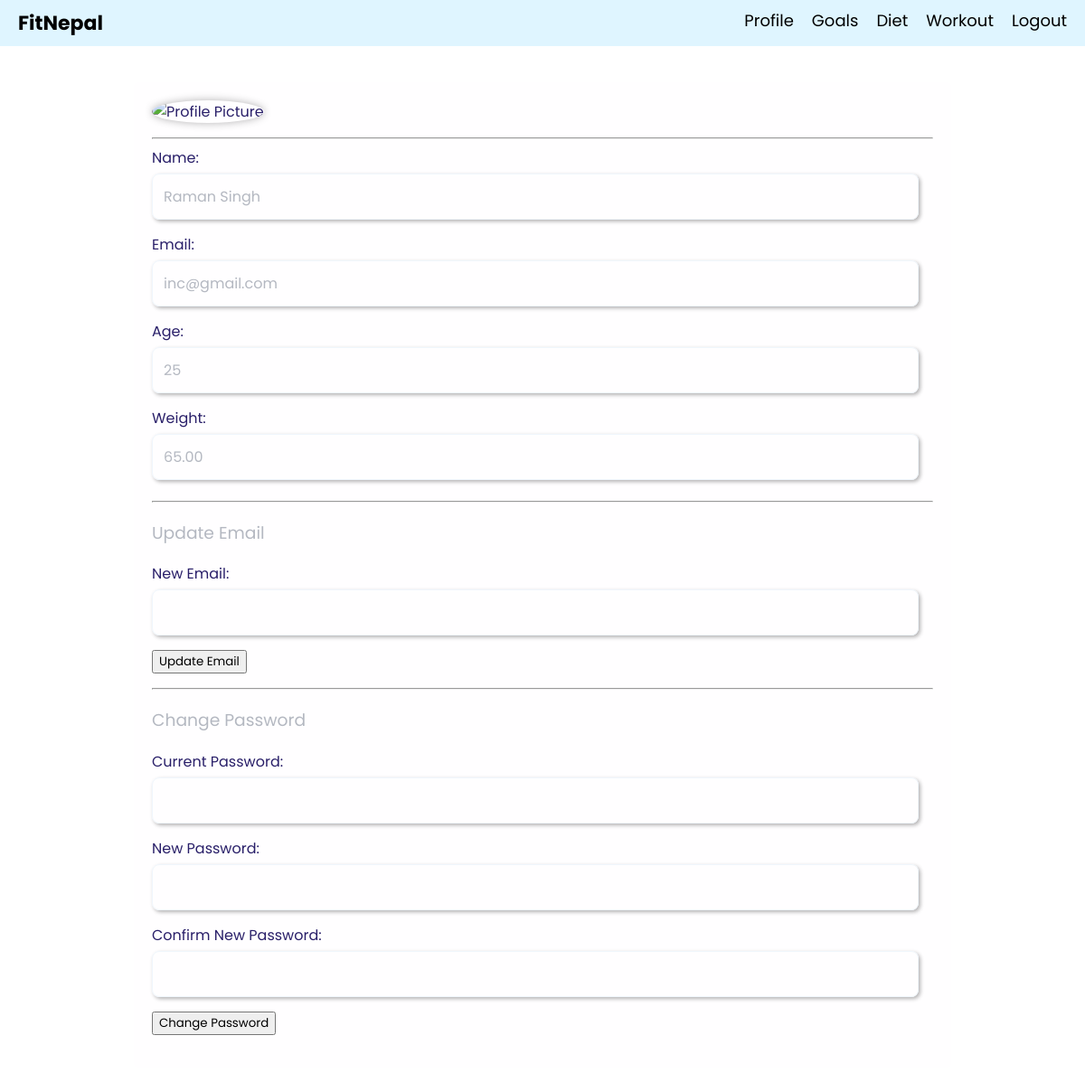
Screenshot of /profile.php (signed in) with the database file from the repository.
### tables this page shows
CREATE TABLE `users` (
  `id` int(11) NOT NULL,
  `user_id` int(11) NOT NULL,
  `name` varchar(100) NOT NULL,
  `email` varchar(100) NOT NULL,
  `password` varchar(255) NOT NULL,
  `age` int(11) NOT NULL,
  `weight` decimal(5,2) NOT NULL,
  `height` int(11) NOT NULL,
  `activity` enum('normal','intermediate','highly_active') NOT NULL,
  `profile_picture` varchar(255) DEFAULT NULL,
  `registration_time` timestamp NOT NULL DEFAULT current_timestamp(),
  `status` varchar(10) DEFAULT 'inactive',
  `role` varchar(50) DEFAULT 'user'
);

### profile.php (the view, shortened to what this page needs)
<?php
include "db_connection.php";
$user_id = $_SESSION['user_id'];
$sql = "SELECT name, email, age, weight, profile_picture FROM users WHERE id = ?";
$stmt = $conn->prepare($sql);
$stmt->bind_param("i", $user_id);
$stmt->execute();
$result = $stmt->get_result();
$user_data = $result->fetch_assoc();
$name = $user_data["name"];
$email = $user_data["email"];
$age = $user_data["age"];
$weight = $user_data["weight"];
$profile_picture = $user_data["profile_picture"] ?? 'blank_profile_picture.jpg';
?>
<?php
include 'header\header.php';
?>
<!DOCTYPE html>
<html lang="en">
<head>
    <link rel="stylesheet" href="./CSS/profile.css">
    <link rel="stylesheet" href="https://cdnjs.cloudflare.com/ajax/libs/animate.css/4.1.1/animate.min.css" />
</head>
<body>
<section class="hero-section">
    <div class="container">
        <div class="profile-info">
            <div class="profile-pic-wrapper">
                <img src="<?php echo $profile_picture; ?>" id="profile-picture-display" alt="Profile Picture" class="profile-picture">
            </div>
            <hr>
            <form action="<?php echo htmlspecialchars($_SERVER["PHP_SELF"]); ?>" method="post">
                <label for="name">Name:</label>
                <input type="text" id="name" name="name" value="<?php echo $name; ?>" required>
                <label for="email">Email:</label>
                <input type="email" id="email" name="email" value="<?php echo $email; ?>" required>
                <label for="age">Age:</label>
                <input type="number" id="age" name="age" value="<?php echo $age; ?>" required>
                <label for="weight">Weight:</label>
                <input type="number" id="weight" step="0.01" value="<?php echo $weight; ?>" required>
            </form>
            <hr>
            <h3>Update Email</h3>
            <form action="<?php echo htmlspecialchars($_SERVER["PHP_SELF"]); ?>" method="post">
                <label for="new_email">New Email:</label>
                <input type="email" id="new_email" name="new_email" required>
                <button class="prof"  type="submit">Update Email</button>
            </form>
            <hr>
            <h3>Change Password</h3>
            <form action="<?php echo htmlspecialchars($_SERVER["PHP_SELF"]); ?>" method="post">
                <label for="current_password">Current Password:</label>
                <input type="password" id="current_password" name="current_password" required>
                <label for="new_password">New Password:</label>
                <input type="password" id="new_password" name="new_password" required>
                <label for="confirm_password">Confirm New Password:</label>
                <input type="password" id="confirm_password" name="confirm_password" required>
                <button class="prof" type="submit">Change Password</button>
            </form>
        </div>
    </div>
</section>
</body>
</html>

### CSS/profile.css (style rules this page uses)
body { font-family: 'Inter', sans-serif; margin: 0; padding: 0; background-color:#ffffff; }
.container { height: 100%; width: 90%; max-width: 100%; margin: 20px auto; background-color:#ffffff; padding: 20px; border-radius: 10px; box-shadow: 0 0 20px rgba(255, 255, 255, 0.1); }
h3 { color: #b4b8c1; }
.profile-info { width: 80%; margin: 0 auto; background-color:#fffeff; border-radius: 5px; padding: 20px; color: #291f69; }
label { display: block; margin-bottom: 5px; color: #291f69; }
input[type="text"], input[type="email"], input[type="password"], input[type="number"] { width: calc(100% - 16px); padding: 12px; margin-bottom: 15px; border: 1px solid #F0F6FC; border-radius: 8px; box-sizing: border-box; font-size: 16px; background-color: transparent; color: #b4b8c1; box-shadow: 2px 2px 4px rgba(0, 0, 0, 0.3); }
.profile-picture { border-radius: 50%; width: 150px; height: 150px; object-fit: cover; box-shadow: 0 0 10px rgba(0, 0, 0, 0.3); }

### header/header.php (style rules this page uses)
* { font-family: "Poppins", sans-serif; font-weight: 400; font-style: normal; }
body { margin: 0; padding: 0; background-color: white; }

### rows the page displays
users: name "Raman Singh", email "inc@gmail.com", age "25", weight "65.00"
